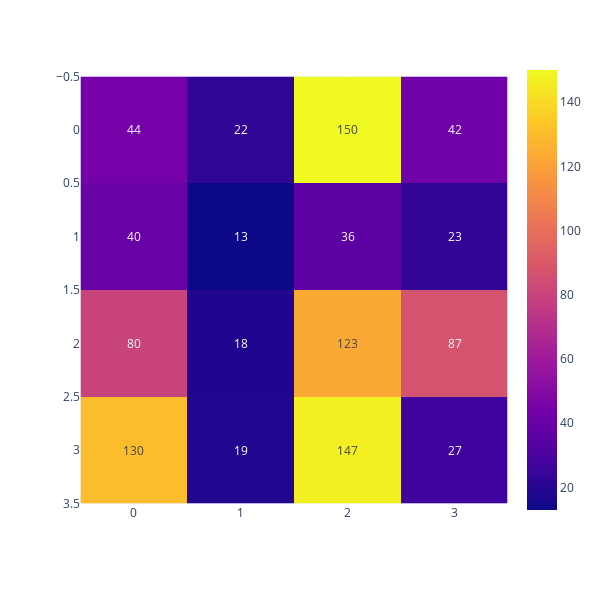

The notebook cell saved with this chart:
### Code cell
px.imshow(exp_agent.get_state_visits(), text_auto=True, width=600, height=600)

### Figure 1 — Plotly figure (JSON) as saved in the notebook; plotly's stock layout.template omitted (floating-point values rounded to 4 significant figures)
{"data": [{"coloraxis": "coloraxis", "hovertemplate": "x: %{x}<br>y: %{y}<br>color: %{z}<extra></extra>", "name": "0", "texttemplate": "%{z}", "type": "heatmap", "xaxis": "x", "yaxis": "y", "z": [[44, 22, 150, 42], [40, 13, 36, 23], [80, 18, 123, 87], [130, 19, 147, 27]]}], "layout": {"coloraxis": {"colorscale": [[0, "#0d0887"], [0.1111, "#46039f"], [0.2222, "#7201a8"], [0.3333, "#9c179e"], [0.4444, "#bd3786"], [0.5556, "#d8576b"], [0.6667, "#ed7953"], [0.7778, "#fb9f3a"], [0.8889, "#fdca26"], [1, "#f0f921"]]}, "height": 600, "margin": {"t": 60}, "width": 600, "xaxis": {"anchor": "y", "autorange": true, "constrain": "domain", "domain": [0, 1], "range": [-0.5, 3.5], "scaleanchor": "y"}, "yaxis": {"anchor": "x", "autorange": true, "constrain": "domain", "domain": [0.03587, 0.9641], "range": [3.5, -0.5]}}}
